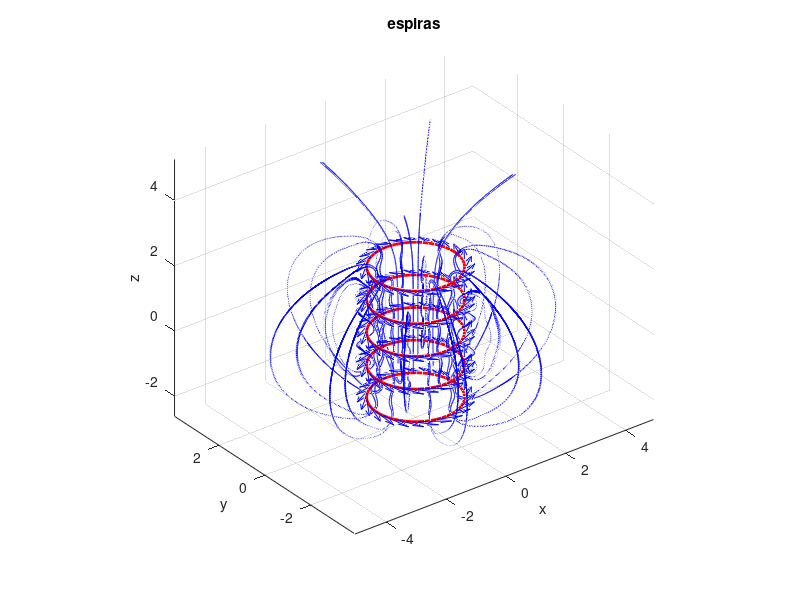
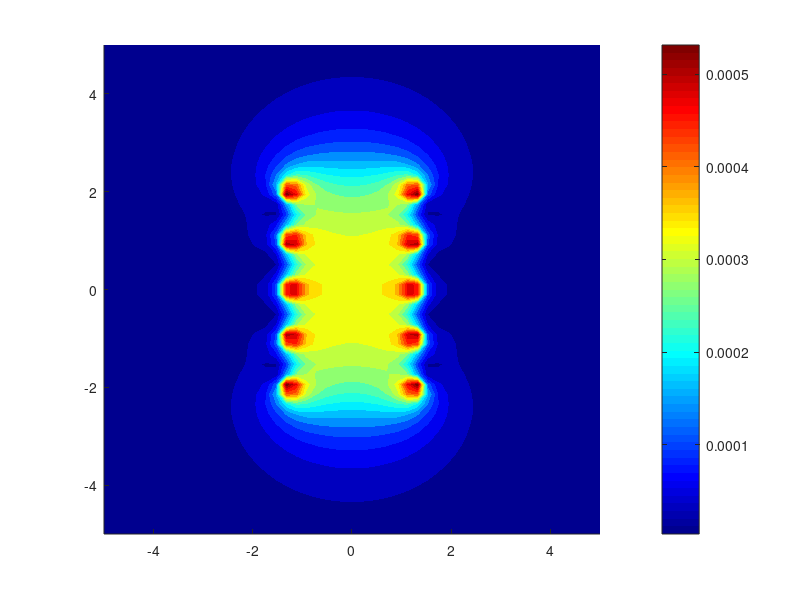

Source code (MATLAB) for these figures, in order: (Note: this script raises an error after producing the figures.)
nl = 5;
N = 50;
R = 1.5;
sz = 1;
I = 300;
no = 4*pi*1e-7;
ka = no*I/(4*pi);
rw = 0.2;

nx = 50;
ny = 50;
nz = 50;
x = linspace(-5, 5, nx);
y = linspace(-5, 5, ny);
z = linspace(-5, 5, nz);
[X, Y, Z] = meshgrid(x, y, z);

Bx = zeros(nx, ny, nz);
By = zeros(nx, ny, nz);
Bz = zeros(nx, ny, nz);

theta = linspace(0, 2*pi, N);

figure(1);
hold on;
for k = 0:(nl-1)
    r = R * ones(size(theta));
    x_ring = r .* cos(theta);
    y_ring = r .* sin(theta);
    z_ring = ((k - (nl-1)/2) * sz) * ones(size(theta));

    dx_dtheta = gradient(x_ring, theta);
    dy_dtheta = gradient(y_ring, theta);
    magnitud = sqrt(dx_dtheta.^2 + dy_dtheta.^2);
    tangente_x = dx_dtheta ./ magnitud;
    tangente_y = dy_dtheta ./ magnitud;
    normal_x = -tangente_y;
    normal_y = tangente_x;
    factor_quiebre = 0.2;
    x_quiebre = x_ring + factor_quiebre * normal_x;
    y_quiebre = y_ring + factor_quiebre * normal_y;

    plot3(x_quiebre, y_quiebre, z_ring, 'r-', 'LineWidth', 2);
    
    for i = 1:2:N
        quiver3(x_quiebre(i), y_quiebre(i), z_ring(i), tangente_x(i), tangente_y(i), 0, 'b-');
    end

    for i = 1:N-1
        dlx = x_quiebre(i+1) - x_quiebre(i);
        dly = y_quiebre(i+1) - y_quiebre(i);
        x_mid = (x_quiebre(i) + x_quiebre(i+1))/2;
        y_mid = (y_quiebre(i) + y_quiebre(i+1))/2;
        z_mid = z_ring(i);
        
        rx = X - x_mid;
        ry = Y - y_mid;
        rz = Z - z_mid;
        r_magnitud = sqrt(rx.^2 + ry.^2 + rz.^2);
        r_cubed = r_magnitud.^3 + eps;

        cross_x = dly.*rz;
        cross_y = -dlx.*rz;
        cross_z = dlx.*ry - dly.*rx;

        Bx = Bx + ka * cross_x ./ r_cubed;
        By = By + ka * cross_y ./ r_cubed;
        Bz = Bz + ka * cross_z ./ r_cubed;
    end
end

[sx, sy, sz_stream] = meshgrid(linspace(-1,1,4), linspace(-1,1,4), linspace(-1,1,4));
streamline(X, Y, Z, Bx, By, Bz, sx, sy, sz_stream);
title('espiras');
xlabel('x');
ylabel('y');
zlabel('z');
axis equal;
grid on;
view(3);
hold off;

figure(2);
hold on;
y_index = round(ny/2);
B_magnitude = sqrt(Bx(:,y_index,:).^2 + By(:,y_index,:).^2 + Bz(:,y_index,:).^2);
B_magnitude = squeeze(B_magnitude);
contourf(x, z, B_magnitude', 20, 'LineColor', 'none');
colormap('jet');
colorbar;
max_B = max(B_magnitude(:));
clim([0, max_B * 0.8]);
title('mapa de calor');
xlabel('x');
ylabel('z');
axis equal;
hold off;
